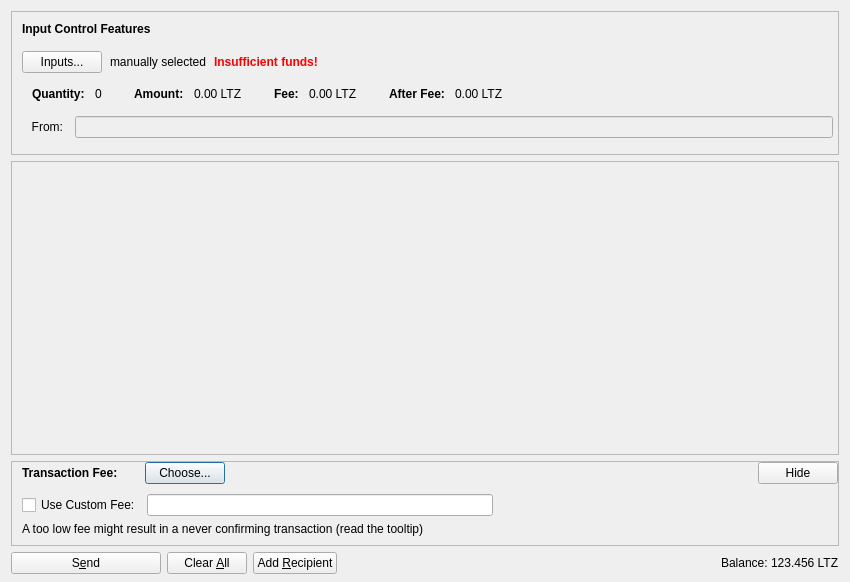
<?xml version="1.0" encoding="UTF-8"?>
<ui version="4.0">
 <class>ZSendCoinsDialog</class>
 <widget class="QDialog" name="ZSendCoinsDialog">
  <property name="geometry">
   <rect>
    <x>0</x>
    <y>0</y>
    <width>850</width>
    <height>582</height>
   </rect>
  </property>
  <property name="windowTitle">
   <string>ZSend Coins</string>
  </property>
  <layout class="QVBoxLayout" name="verticalLayout" stretch="0,1,0,0">
   <property name="bottomMargin">
    <number>8</number>
   </property>
   <item>
    <widget class="QFrame" name="frameInputControl">
     <property name="sizePolicy">
      <sizepolicy hsizetype="Expanding" vsizetype="Expanding">
       <horstretch>0</horstretch>
       <verstretch>0</verstretch>
      </sizepolicy>
     </property>
     <property name="maximumSize">
      <size>
       <width>16777215</width>
       <height>16777215</height>
      </size>
     </property>
     <property name="frameShape">
      <enum>QFrame::StyledPanel</enum>
     </property>
     <property name="frameShadow">
      <enum>QFrame::Sunken</enum>
     </property>
     <layout class="QVBoxLayout" name="verticalLayoutInputControl2">
      <property name="spacing">
       <number>0</number>
      </property>
      <property name="leftMargin">
       <number>0</number>
      </property>
      <property name="topMargin">
       <number>0</number>
      </property>
      <property name="rightMargin">
       <number>0</number>
      </property>
      <property name="bottomMargin">
       <number>6</number>
      </property>
      <item>
       <layout class="QVBoxLayout" name="verticalLayoutInputControl" stretch="0,0,0,0,1">
        <property name="spacing">
         <number>0</number>
        </property>
        <property name="leftMargin">
         <number>10</number>
        </property>
        <property name="topMargin">
         <number>10</number>
        </property>
        <item>
         <layout class="QHBoxLayout" name="horizontalLayoutInputControl1">
          <property name="bottomMargin">
           <number>15</number>
          </property>
          <item>
           <widget class="QLabel" name="labelInputControlFeatures">
            <property name="sizePolicy">
             <sizepolicy hsizetype="Preferred" vsizetype="Maximum">
              <horstretch>0</horstretch>
              <verstretch>0</verstretch>
             </sizepolicy>
            </property>
            <property name="font">
             <font>
              <weight>75</weight>
              <bold>true</bold>
             </font>
            </property>
            <property name="styleSheet">
             <string notr="true">font-weight:bold;</string>
            </property>
            <property name="text">
             <string>Input Control Features</string>
            </property>
           </widget>
          </item>
         </layout>
        </item>
        <item>
         <layout class="QHBoxLayout" name="horizontalLayoutInputControl2" stretch="0,0,0,0">
          <property name="spacing">
           <number>8</number>
          </property>
          <property name="bottomMargin">
           <number>10</number>
          </property>
          <item>
           <widget class="QPushButton" name="pushButtonInputControl">
            <property name="styleSheet">
             <string notr="true"/>
            </property>
            <property name="text">
             <string>Inputs...</string>
            </property>
            <property name="autoDefault">
             <bool>false</bool>
            </property>
           </widget>
          </item>
          <item>
           <widget class="QLabel" name="labelInputControlManuallySelected">
            <property name="text">
             <string>manually selected</string>
            </property>
            <property name="margin">
             <number>5</number>
            </property>
           </widget>
          </item>
          <item>
           <widget class="QLabel" name="labelInputControlInsuffFunds">
            <property name="font">
             <font>
              <weight>75</weight>
              <bold>true</bold>
             </font>
            </property>
            <property name="styleSheet">
             <string notr="true">color:red;font-weight:bold;</string>
            </property>
            <property name="text">
             <string>Insufficient funds!</string>
            </property>
            <property name="margin">
             <number>5</number>
            </property>
           </widget>
          </item>
          <item>
           <spacer name="horizontalSpacerInputControl">
            <property name="orientation">
             <enum>Qt::Horizontal</enum>
            </property>
            <property name="sizeHint" stdset="0">
             <size>
              <width>40</width>
              <height>1</height>
             </size>
            </property>
           </spacer>
          </item>
         </layout>
        </item>
        <item>
         <widget class="QWidget" name="widgetInputControl" native="true">
          <property name="sizePolicy">
           <sizepolicy hsizetype="Preferred" vsizetype="Preferred">
            <horstretch>0</horstretch>
            <verstretch>0</verstretch>
           </sizepolicy>
          </property>
          <property name="minimumSize">
           <size>
            <width>0</width>
            <height>0</height>
           </size>
          </property>
          <property name="styleSheet">
           <string notr="true"/>
          </property>
          <layout class="QHBoxLayout" name="horizontalLayoutInputControl5">
           <property name="leftMargin">
            <number>0</number>
           </property>
           <property name="topMargin">
            <number>0</number>
           </property>
           <property name="rightMargin">
            <number>0</number>
           </property>
           <property name="bottomMargin">
            <number>0</number>
           </property>
           <item>
            <layout class="QHBoxLayout" name="horizontalLayoutInputControl3" stretch="0,0,0,1">
             <property name="spacing">
              <number>20</number>
             </property>
             <property name="topMargin">
              <number>0</number>
             </property>
             <property name="bottomMargin">
              <number>10</number>
             </property>
             <item>
              <layout class="QFormLayout" name="formLayoutInputControl1">
               <property name="horizontalSpacing">
                <number>10</number>
               </property>
               <property name="verticalSpacing">
                <number>14</number>
               </property>
               <property name="leftMargin">
                <number>10</number>
               </property>
               <property name="topMargin">
                <number>4</number>
               </property>
               <property name="rightMargin">
                <number>6</number>
               </property>
               <item row="0" column="0">
                <widget class="QLabel" name="labelInputControlQuantityText">
                 <property name="font">
                  <font>
                   <weight>75</weight>
                   <bold>true</bold>
                  </font>
                 </property>
                 <property name="text">
                  <string>Quantity:</string>
                 </property>
                 <property name="margin">
                  <number>0</number>
                 </property>
                </widget>
               </item>
               <item row="0" column="1">
                <widget class="QLabel" name="labelInputControlQuantity">
                 <property name="cursor">
                  <cursorShape>IBeamCursor</cursorShape>
                 </property>
                 <property name="contextMenuPolicy">
                  <enum>Qt::ActionsContextMenu</enum>
                 </property>
                 <property name="text">
                  <string notr="true">0</string>
                 </property>
                 <property name="margin">
                  <number>0</number>
                 </property>
                 <property name="textInteractionFlags">
                  <set>Qt::LinksAccessibleByMouse|Qt::TextSelectableByKeyboard|Qt::TextSelectableByMouse</set>
                 </property>
                </widget>
               </item>
              </layout>
             </item>
             <item>
              <layout class="QFormLayout" name="formLayoutInputControl2">
               <property name="horizontalSpacing">
                <number>10</number>
               </property>
               <property name="verticalSpacing">
                <number>14</number>
               </property>
               <property name="leftMargin">
                <number>6</number>
               </property>
               <property name="topMargin">
                <number>4</number>
               </property>
               <property name="rightMargin">
                <number>6</number>
               </property>
               <item row="0" column="0">
                <widget class="QLabel" name="labelInputControlAmountText">
                 <property name="font">
                  <font>
                   <weight>75</weight>
                   <bold>true</bold>
                  </font>
                 </property>
                 <property name="text">
                  <string>Amount:</string>
                 </property>
                 <property name="margin">
                  <number>0</number>
                 </property>
                </widget>
               </item>
               <item row="0" column="1">
                <widget class="QLabel" name="labelInputControlAmount">
                 <property name="cursor">
                  <cursorShape>IBeamCursor</cursorShape>
                 </property>
                 <property name="contextMenuPolicy">
                  <enum>Qt::ActionsContextMenu</enum>
                 </property>
                 <property name="text">
                  <string notr="true">0.00 LTZ</string>
                 </property>
                 <property name="textInteractionFlags">
                  <set>Qt::LinksAccessibleByMouse|Qt::TextSelectableByKeyboard|Qt::TextSelectableByMouse</set>
                 </property>
                </widget>
               </item>
              </layout>
             </item>
             <item>
              <layout class="QFormLayout" name="formLayoutInputControl3">
               <property name="horizontalSpacing">
                <number>10</number>
               </property>
               <property name="verticalSpacing">
                <number>14</number>
               </property>
               <property name="leftMargin">
                <number>6</number>
               </property>
               <property name="topMargin">
                <number>4</number>
               </property>
               <property name="rightMargin">
                <number>6</number>
               </property>
               <item row="0" column="0">
                <widget class="QLabel" name="labelInputControlFeeText">
                 <property name="font">
                  <font>
                   <weight>75</weight>
                   <bold>true</bold>
                  </font>
                 </property>
                 <property name="text">
                  <string>Fee:</string>
                 </property>
                 <property name="margin">
                  <number>0</number>
                 </property>
                </widget>
               </item>
               <item row="0" column="1">
                <widget class="QLabel" name="labelInputControlFee">
                 <property name="cursor">
                  <cursorShape>IBeamCursor</cursorShape>
                 </property>
                 <property name="contextMenuPolicy">
                  <enum>Qt::ActionsContextMenu</enum>
                 </property>
                 <property name="text">
                  <string notr="true">0.00 LTZ</string>
                 </property>
                 <property name="textInteractionFlags">
                  <set>Qt::LinksAccessibleByMouse|Qt::TextSelectableByKeyboard|Qt::TextSelectableByMouse</set>
                 </property>
                </widget>
               </item>
              </layout>
             </item>
             <item>
              <layout class="QFormLayout" name="formLayoutInputControl4">
               <property name="horizontalSpacing">
                <number>10</number>
               </property>
               <property name="verticalSpacing">
                <number>14</number>
               </property>
               <property name="leftMargin">
                <number>6</number>
               </property>
               <property name="topMargin">
                <number>4</number>
               </property>
               <property name="rightMargin">
                <number>6</number>
               </property>
               <item row="0" column="0">
                <widget class="QLabel" name="labelInputControlAfterFeeText">
                 <property name="font">
                  <font>
                   <weight>75</weight>
                   <bold>true</bold>
                  </font>
                 </property>
                 <property name="text">
                  <string>After Fee:</string>
                 </property>
                 <property name="margin">
                  <number>0</number>
                 </property>
                </widget>
               </item>
               <item row="0" column="1">
                <widget class="QLabel" name="labelInputControlAfterFee">
                 <property name="cursor">
                  <cursorShape>IBeamCursor</cursorShape>
                 </property>
                 <property name="contextMenuPolicy">
                  <enum>Qt::ActionsContextMenu</enum>
                 </property>
                 <property name="text">
                  <string notr="true">0.00 LTZ</string>
                 </property>
                 <property name="textInteractionFlags">
                  <set>Qt::LinksAccessibleByMouse|Qt::TextSelectableByKeyboard|Qt::TextSelectableByMouse</set>
                 </property>
                </widget>
               </item>
              </layout>
             </item>
            </layout>
           </item>
          </layout>
         </widget>
        </item>
        <item>
         <widget class="QWidget" name="widgetInputControl2" native="true">
          <property name="sizePolicy">
           <sizepolicy hsizetype="Preferred" vsizetype="Preferred">
            <horstretch>0</horstretch>
            <verstretch>0</verstretch>
           </sizepolicy>
          </property>
          <property name="minimumSize">
           <size>
            <width>0</width>
            <height>0</height>
           </size>
          </property>
          <property name="styleSheet">
           <string notr="true"/>
          </property>
          <layout class="QHBoxLayout" name="horizontalLayoutInputControl4" stretch="0,0">
           <property name="spacing">
            <number>12</number>
           </property>
           <property name="sizeConstraint">
            <enum>QLayout::SetDefaultConstraint</enum>
           </property>
           <property name="topMargin">
            <number>5</number>
           </property>
           <property name="rightMargin">
            <number>5</number>
           </property>
           <item>
            <widget class="QLabel" name="labellShieldFrom">
             <property name="text">
              <string>From:</string>
             </property>
             <property name="alignment">
              <set>Qt::AlignRight|Qt::AlignTrailing|Qt::AlignVCenter</set>
             </property>
             <property name="buddy">
              <cstring>shieldFrom</cstring>
             </property>
            </widget>
           </item>
           <item>
            <widget class="QValidatedLineEdit" name="shieldFrom">
             <property name="enabled">
              <bool>false</bool>
             </property>
             <property name="sizePolicy">
              <sizepolicy hsizetype="Expanding" vsizetype="Fixed">
               <horstretch>0</horstretch>
               <verstretch>0</verstretch>
              </sizepolicy>
             </property>
            </widget>
           </item>
          </layout>
         </widget>
        </item>
        <item>
         <spacer name="verticalSpacerInputControl">
          <property name="orientation">
           <enum>Qt::Vertical</enum>
          </property>
          <property name="sizeHint" stdset="0">
           <size>
            <width>800</width>
            <height>1</height>
           </size>
          </property>
         </spacer>
        </item>
       </layout>
      </item>
     </layout>
    </widget>
   </item>
   <item>
    <widget class="QScrollArea" name="scrollArea">
     <property name="widgetResizable">
      <bool>true</bool>
     </property>
     <widget class="QWidget" name="scrollAreaWidgetContents">
      <property name="geometry">
       <rect>
        <x>0</x>
        <y>0</y>
        <width>834</width>
        <height>180</height>
       </rect>
      </property>
      <layout class="QVBoxLayout" name="verticalLayout_2" stretch="0,1">
       <property name="leftMargin">
        <number>0</number>
       </property>
       <property name="topMargin">
        <number>0</number>
       </property>
       <property name="rightMargin">
        <number>0</number>
       </property>
       <property name="bottomMargin">
        <number>0</number>
       </property>
       <item>
        <layout class="QVBoxLayout" name="entries">
         <property name="spacing">
          <number>6</number>
         </property>
        </layout>
       </item>
       <item>
        <spacer name="verticalSpacer">
         <property name="orientation">
          <enum>Qt::Vertical</enum>
         </property>
         <property name="sizeHint" stdset="0">
          <size>
           <width>20</width>
           <height>40</height>
          </size>
         </property>
        </spacer>
       </item>
      </layout>
     </widget>
    </widget>
   </item>
   <item>
    <widget class="QFrame" name="frameFee">
     <property name="sizePolicy">
      <sizepolicy hsizetype="Expanding" vsizetype="Expanding">
       <horstretch>0</horstretch>
       <verstretch>0</verstretch>
      </sizepolicy>
     </property>
     <property name="maximumSize">
      <size>
       <width>16777215</width>
       <height>16777215</height>
      </size>
     </property>
     <property name="frameShape">
      <enum>QFrame::StyledPanel</enum>
     </property>
     <property name="frameShadow">
      <enum>QFrame::Sunken</enum>
     </property>
     <layout class="QVBoxLayout" name="verticalLayoutFee1">
      <property name="spacing">
       <number>0</number>
      </property>
      <property name="leftMargin">
       <number>0</number>
      </property>
      <property name="topMargin">
       <number>0</number>
      </property>
      <property name="rightMargin">
       <number>0</number>
      </property>
      <property name="bottomMargin">
       <number>0</number>
      </property>
      <item>
       <layout class="QVBoxLayout" name="verticalLayoutFee2" stretch="0,0,0">
        <property name="spacing">
         <number>0</number>
        </property>
        <property name="leftMargin">
         <number>10</number>
        </property>
        <property name="topMargin">
         <number>0</number>
        </property>
        <item>
         <layout class="QHBoxLayout" name="horizontalLayoutFee1">
          <property name="bottomMargin">
           <number>0</number>
          </property>
          <item>
           <layout class="QVBoxLayout" name="verticalLayoutFee7">
            <property name="spacing">
             <number>0</number>
            </property>
            <item>
             <layout class="QHBoxLayout" name="horizontalLayoutFee">
              <property name="spacing">
               <number>10</number>
              </property>
              <item>
               <widget class="QLabel" name="labelFeeHeadline">
                <property name="sizePolicy">
                 <sizepolicy hsizetype="Preferred" vsizetype="Maximum">
                  <horstretch>0</horstretch>
                  <verstretch>0</verstretch>
                 </sizepolicy>
                </property>
                <property name="font">
                 <font>
                  <weight>75</weight>
                  <bold>true</bold>
                 </font>
                </property>
                <property name="styleSheet">
                 <string notr="true">font-weight:bold;</string>
                </property>
                <property name="text">
                 <string>Transaction Fee:</string>
                </property>
               </widget>
              </item>
              <item>
               <widget class="QLabel" name="labelFeeMinimized">
                <property name="text">
                 <string/>
                </property>
               </widget>
              </item>
              <item>
               <widget class="QPushButton" name="buttonChooseFee">
                <property name="text">
                 <string>Choose...</string>
                </property>
               </widget>
              </item>
             </layout>
            </item>
           </layout>
          </item>
          <item>
           <spacer name="horizontalSpacer_4">
            <property name="orientation">
             <enum>Qt::Horizontal</enum>
            </property>
            <property name="sizeType">
             <enum>QSizePolicy::MinimumExpanding</enum>
            </property>
            <property name="sizeHint" stdset="0">
             <size>
              <width>40</width>
              <height>20</height>
             </size>
            </property>
           </spacer>
          </item>
          <item>
           <widget class="QPushButton" name="buttonMinimizeFee">
            <property name="toolTip">
             <string>collapse fee-settings</string>
            </property>
            <property name="text">
             <string>Hide</string>
            </property>
           </widget>
          </item>
         </layout>
        </item>
        <item>
         <widget class="QFrame" name="frameFeeSelection">
          <layout class="QVBoxLayout" name="verticalLayoutFee12">
           <property name="spacing">
            <number>0</number>
           </property>
           <property name="leftMargin">
            <number>0</number>
           </property>
           <property name="topMargin">
            <number>0</number>
           </property>
           <property name="rightMargin">
            <number>0</number>
           </property>
           <property name="bottomMargin">
            <number>0</number>
           </property>
           <item>
            <layout class="QGridLayout" name="gridLayoutFee">
             <property name="topMargin">
              <number>10</number>
             </property>
             <property name="bottomMargin">
              <number>4</number>
             </property>
             <property name="horizontalSpacing">
              <number>10</number>
             </property>
             <property name="verticalSpacing">
              <number>4</number>
             </property>
             <item row="0" column="0">
              <layout class="QVBoxLayout" name="verticalLayoutFee8">
               <property name="spacing">
                <number>6</number>
               </property>
               <item>
                <layout class="QHBoxLayout" name="horizontalLayoutFee13">
                 <item>
                  <widget class="QCheckBox" name="checkBoxCustomFee">
                   <property name="text">
                    <string>Use Custom Fee:</string>
                   </property>
                  </widget>
                 </item>
                 <item>
                  <widget class="BitcoinAmountField" name="customFee"/>
                 </item>
                 <item>
                  <spacer name="horizontalSpacer_6">
                   <property name="orientation">
                    <enum>Qt::Horizontal</enum>
                   </property>
                   <property name="sizeHint" stdset="0">
                    <size>
                     <width>1</width>
                     <height>1</height>
                    </size>
                   </property>
                  </spacer>
                 </item>
                </layout>
               </item>
               <item>
                <layout class="QHBoxLayout" name="horizontalLayoutFee8">
                 <item>
                  <widget class="QLabel" name="labelCustomFeeWarning">
                   <property name="enabled">
                    <bool>true</bool>
                   </property>
                   <property name="toolTip">
                    <string>When there is less transaction volume than space in the blocks, miners as well as relaying nodes may enforce a minimum fee. Paying only this minimum fee is just fine, but be aware that this can result in a never confirming transaction once there is more demand for litecoinz transactions than the network can process.</string>
                   </property>
                   <property name="text">
                    <string>A too low fee might result in a never confirming transaction (read the tooltip)</string>
                   </property>
                  </widget>
                 </item>
                 <item>
                  <spacer name="horizontalSpacer_2">
                   <property name="orientation">
                    <enum>Qt::Horizontal</enum>
                   </property>
                   <property name="sizeHint" stdset="0">
                    <size>
                     <width>1</width>
                     <height>1</height>
                    </size>
                   </property>
                  </spacer>
                 </item>
                </layout>
               </item>
              </layout>
             </item>
            </layout>
           </item>
          </layout>
         </widget>
        </item>
        <item>
         <spacer name="verticalSpacerFee">
          <property name="orientation">
           <enum>Qt::Vertical</enum>
          </property>
          <property name="sizeHint" stdset="0">
           <size>
            <width>40</width>
            <height>5</height>
           </size>
          </property>
         </spacer>
        </item>
       </layout>
      </item>
     </layout>
    </widget>
   </item>
   <item>
    <layout class="QHBoxLayout" name="horizontalLayout">
     <item>
      <widget class="QPushButton" name="sendButton">
       <property name="minimumSize">
        <size>
         <width>150</width>
         <height>0</height>
        </size>
       </property>
       <property name="toolTip">
        <string>Confirm the send action</string>
       </property>
       <property name="text">
        <string>S&amp;end</string>
       </property>
       <property name="icon">
        <iconset resource="../bitcoin.qrc">
         <normaloff>:/icons/send</normaloff>:/icons/send</iconset>
       </property>
       <property name="autoDefault">
        <bool>false</bool>
       </property>
       <property name="default">
        <bool>false</bool>
       </property>
      </widget>
     </item>
     <item>
      <widget class="QPushButton" name="clearButton">
       <property name="sizePolicy">
        <sizepolicy hsizetype="Minimum" vsizetype="Fixed">
         <horstretch>0</horstretch>
         <verstretch>0</verstretch>
        </sizepolicy>
       </property>
       <property name="toolTip">
        <string>Clear all fields of the form.</string>
       </property>
       <property name="text">
        <string>Clear &amp;All</string>
       </property>
       <property name="icon">
        <iconset resource="../bitcoin.qrc">
         <normaloff>:/icons/remove</normaloff>:/icons/remove</iconset>
       </property>
       <property name="autoDefault">
        <bool>false</bool>
       </property>
      </widget>
     </item>
     <item>
      <widget class="QPushButton" name="addButton">
       <property name="toolTip">
        <string>Send to multiple recipients at once</string>
       </property>
       <property name="text">
        <string>Add &amp;Recipient</string>
       </property>
       <property name="icon">
        <iconset resource="../bitcoin.qrc">
         <normaloff>:/icons/add</normaloff>:/icons/add</iconset>
       </property>
       <property name="autoDefault">
        <bool>false</bool>
       </property>
      </widget>
     </item>
     <item>
      <spacer name="horizontalSpacer">
       <property name="orientation">
        <enum>Qt::Horizontal</enum>
       </property>
       <property name="sizeHint" stdset="0">
        <size>
         <width>40</width>
         <height>20</height>
        </size>
       </property>
      </spacer>
     </item>
     <item>
      <layout class="QHBoxLayout" name="horizontalLayout_2">
       <property name="spacing">
        <number>3</number>
       </property>
       <item>
        <widget class="QLabel" name="labelBalanceName">
         <property name="sizePolicy">
          <sizepolicy hsizetype="Preferred" vsizetype="Fixed">
           <horstretch>0</horstretch>
           <verstretch>0</verstretch>
          </sizepolicy>
         </property>
         <property name="text">
          <string>Balance:</string>
         </property>
        </widget>
       </item>
       <item>
        <widget class="QLabel" name="labelBalance">
         <property name="sizePolicy">
          <sizepolicy hsizetype="Preferred" vsizetype="Fixed">
           <horstretch>0</horstretch>
           <verstretch>0</verstretch>
          </sizepolicy>
         </property>
         <property name="cursor">
          <cursorShape>IBeamCursor</cursorShape>
         </property>
         <property name="text">
          <string notr="true">123.456 LTZ</string>
         </property>
         <property name="textInteractionFlags">
          <set>Qt::LinksAccessibleByMouse|Qt::TextSelectableByKeyboard|Qt::TextSelectableByMouse</set>
         </property>
        </widget>
       </item>
      </layout>
     </item>
    </layout>
   </item>
  </layout>
 </widget>
 <customwidgets>
  <customwidget>
   <class>QValidatedLineEdit</class>
   <extends>QLineEdit</extends>
   <header>qt/qvalidatedlineedit.h</header>
  </customwidget>
  <customwidget>
   <class>BitcoinAmountField</class>
   <extends>QLineEdit</extends>
   <header>qt/bitcoinamountfield.h</header>
   <container>1</container>
  </customwidget>
 </customwidgets>
 <resources>
  <include location="../bitcoin.qrc"/>
 </resources>
 <connections/>
</ui>
